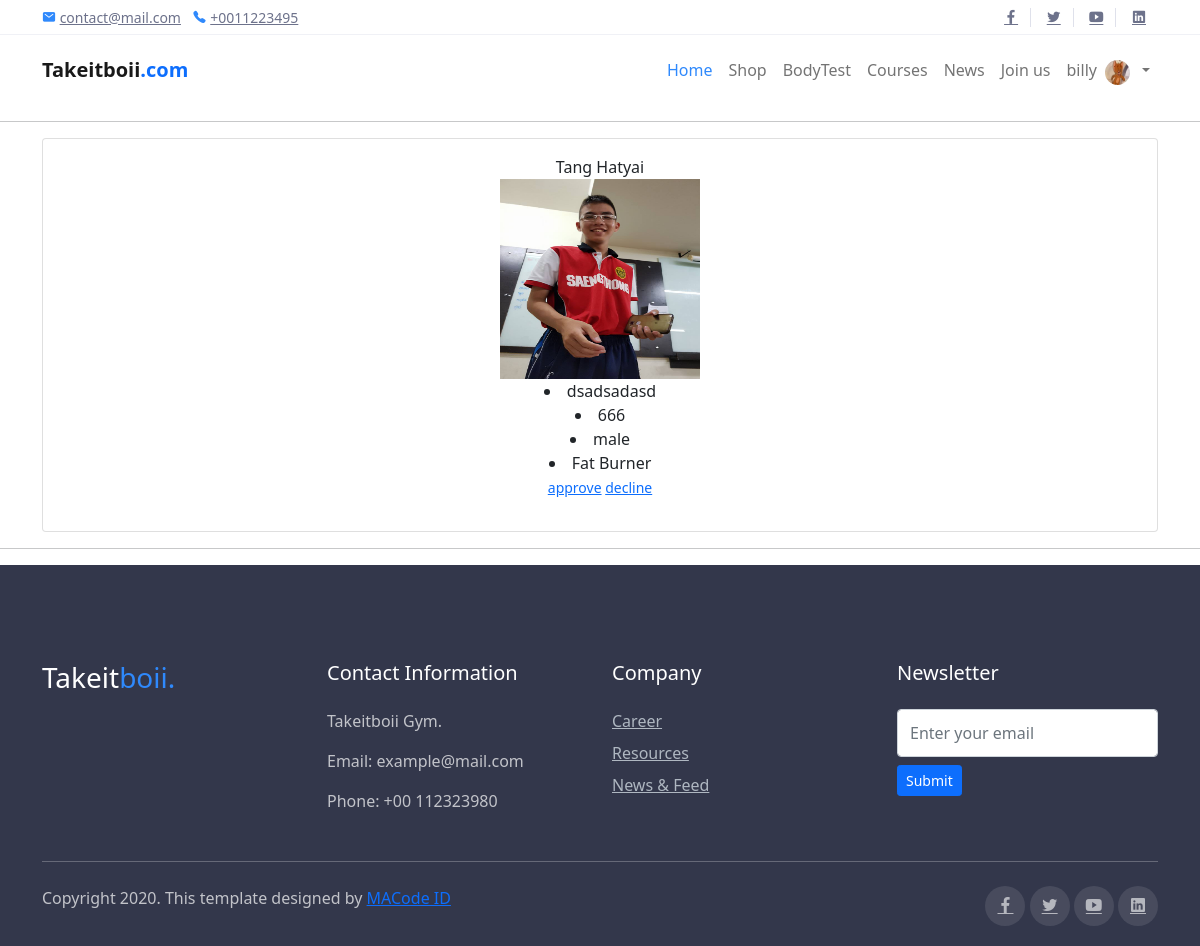
The page /administrator/job/12 (signed in) on the database as committed earlier.
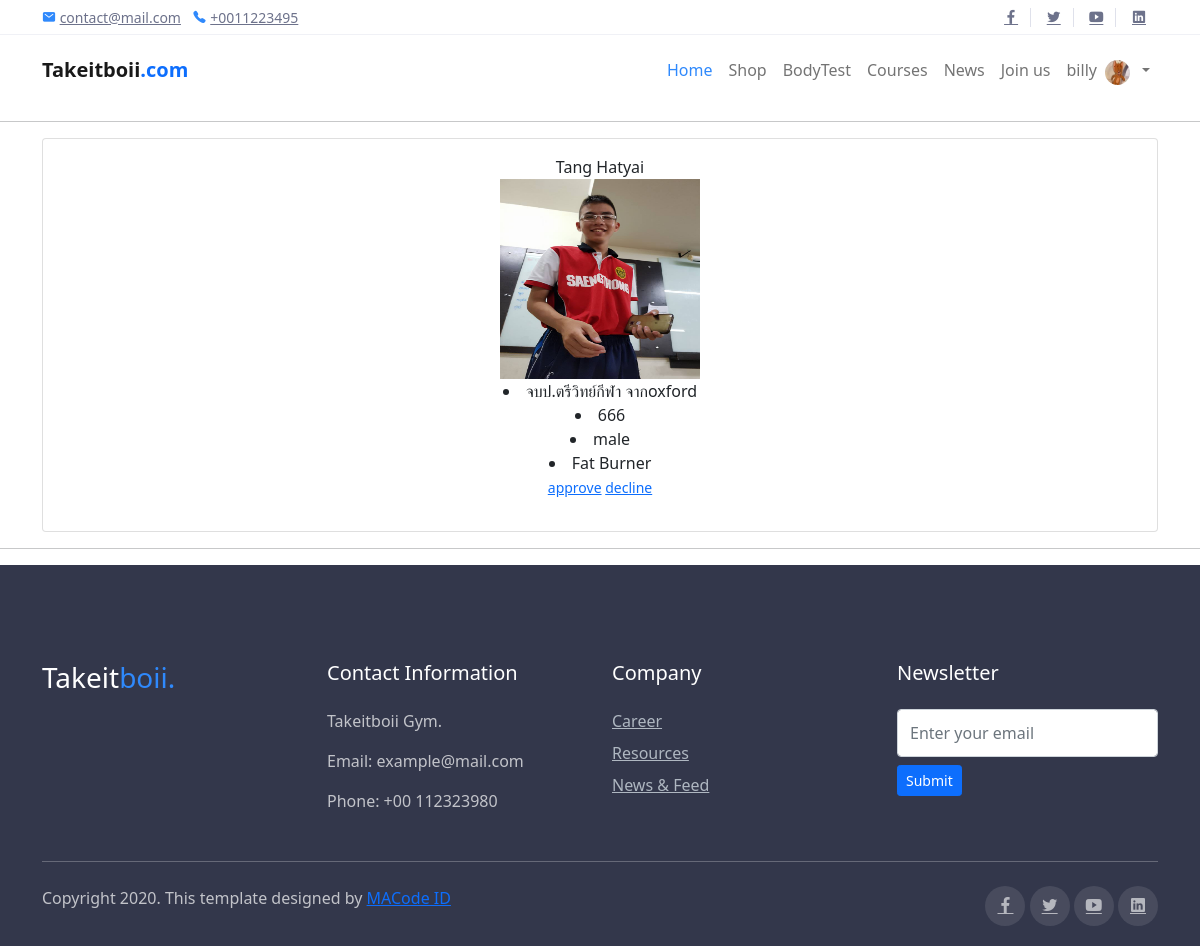
The same page on the database as committed later.
### Trainer/models.py (models this page shows, shortened)
class Trainer(models.Model):
    user = models.OneToOneField(User, on_delete=models.CASCADE, blank=True)
    age = models.PositiveIntegerField(default=0)
    gender = models.CharField(max_length=20)
    bio = models.CharField(max_length=250, null=True)
    specialist = models.CharField(max_length=100)
    tel = models.CharField(max_length=10, null=True)
    approve = models.BooleanField(default=False)
    profile_pic = models.ImageField(null=True, blank=True, default="trainer_default_pic.jpg")
    videocall_link = models.CharField(max_length=200,null=True, blank=True)

### administrator/views.py (the view)
# urls.py: path("job/<int:id>",views.applicant_info,name="applicant_info"),
def applicant_info(request,id):
    select_user = Trainer.objects.filter(id=id)
    return render(request, 'administrator/applicant_info.html', {'select_user': select_user})

### administrator/templates/administrator/applicant_info.html
{% extends "home/layout.html" %}
{% load static %}
{% block body %}
<hr>
<div class="container">
    <div class="card text-center">
        <div class="card-body">
            <table class="table">
                {% for mem in select_user %}
                <div>{{ mem.user.first_name }} {{mem.user.last_name}} </div>
                <img class='profile-pic' src='{{mem.profile_pic.url}}' width="200" height="200">
                <li>{{mem.bio}}</li>
                <li>{{mem.tel}}</li>
                <li>{{mem.gender}}</li>
                <li>{{mem.specialist}}</li>
                <small><a href="{% url 'administrator:approve'  mem.id %}">approve</a></small>
                <small> <a href="{% url 'administrator:decline'  mem.id %}">decline</a></small>
                {% endfor %}
            </table>
        </div>
    </div>
</div>
<hr>
{% endblock %}

Rows that differ between the two databases and show on the page:
changed Trainer "male": bio "dsadsadasd" → "จบป.ตรีวิทย์กีฬา จากoxford"
